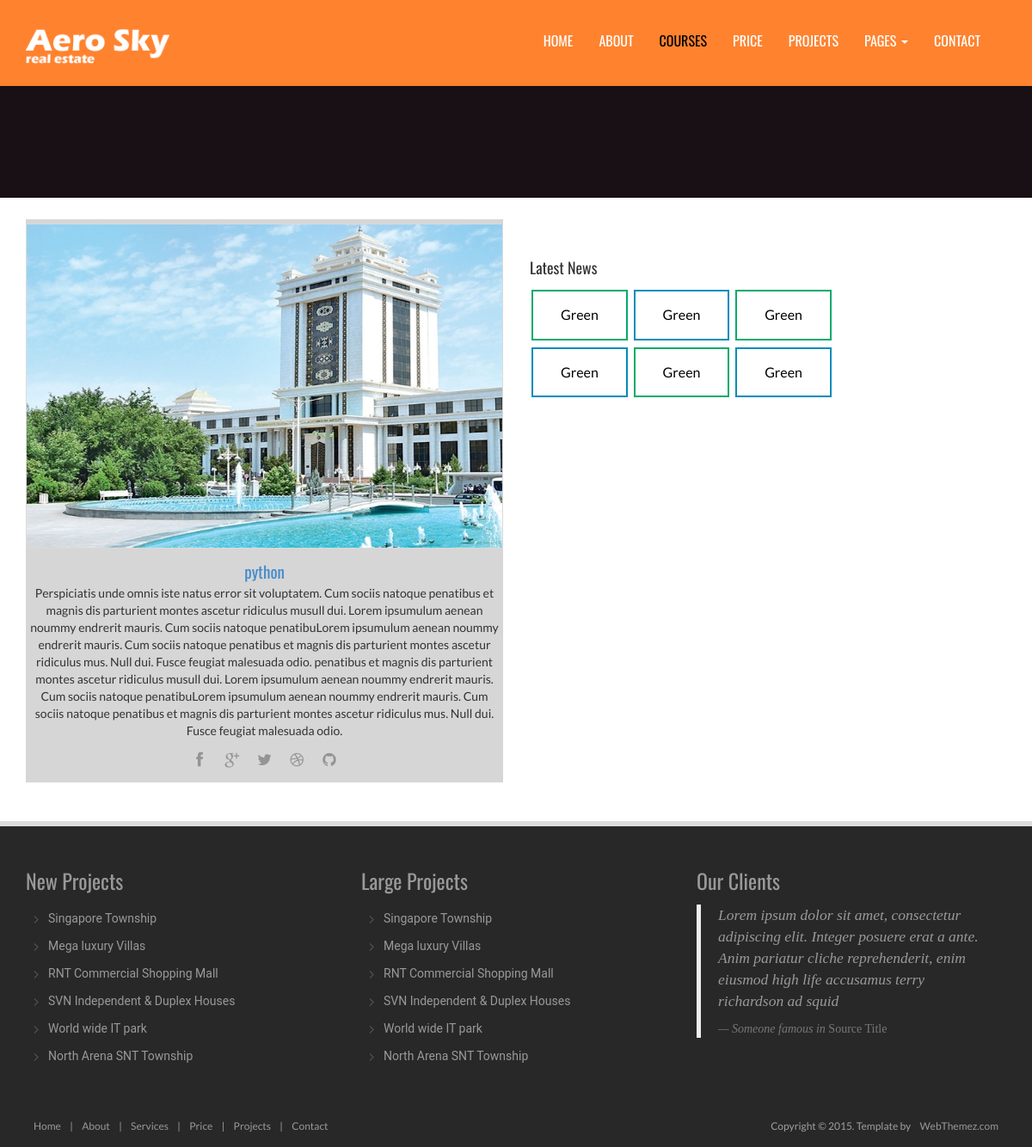
/courses/python/11, run on the app's committed database.
### courses/models.py (models this page shows, shortened)
class Course(models.Model):
    name = models.CharField(max_length=200, unique=True, verbose_name="Kurs ady", help_text="kurs adyny yazyn")
    category = models.ForeignKey(Category, null=True, on_delete=models.DO_NOTHING)
    tags = models.ManyToManyField(Tag, blank=True, null=True)
    description = models.TextField(blank=True, null=True)
    image = models.ImageField(upload_to="courses/%Y/%m/%d/", default="courses/1.jpg")
    date = models.DateTimeField(auto_now=True)
    available = models.BooleanField(default=True)

### courses/views.py (the view)
# urls.py: path('<slug:category_slug>/<int:course_id>',views.course_detail, name='course_detail.html'),
def course_detail(request, category_slug, course_id ):
    course = Course.objects.get(category__slug = category_slug, id = course_id)
    context = {
        'course' : course
    }
    return render(request, 'course.html' , context)

### templates/course.html (shortened to what this page needs)
{% extends 'partials/base.html' %}
{% load static %}
{% block content %}
<header id="head" class="secondary">
    <div class="container">
        <div class="row">
            <div class="col-sm-8">
                <h1>About us</h1>
            </div>
        </div>
    </div>
</header>
<section class="container">
    <div class="row">
        <div class="col-md-6 col-sm-6 col-xs-6">
            <div class="team-member">
                <div class="member-img">
                    <img class="img-responsive" src="{{ course.image.url }}" alt="" ,
                        style=" height: 10cm; width: 100cm;">
                </div>
                <a href="#">
                    <h4>{{course.name}}</h4>
                </a>
                <span class="pos">{{ course.description }}</span>
                <div class="team-socials">
                    <a href="#"><i class="fa fa-facebook"></i></a>
                    <a href="#"><i class="fa fa-google-plus"></i></a>
                    <a href="#"><i class="fa fa-twitter"></i></a>
                    <a href="#"><i class="fa fa-dribbble"></i></a>
                    <a href="#"><i class="fa fa-github"></i></a>
                </div>
            </div>
        </div>
        <aside class="col-sm-4 sidebar sidebar-right">
            <div class="panel">
                <h4>Latest News</h4>
                <button class="button button11">Green</button>
                <button class="button button22">Green</button>
                <button class="button button11">Green</button><br>
                <button class="button button22">Green</button>
                <button class="button button11">Green</button>
                <button class="button button22">Green</button><br>
            </div>
        </aside>
    </div>
</section>
<section class="btm-section secpadding">
    <div class="container">
        <div class="row">
            <div class="col-md-4">
                <div class="title-box clearfix ">
                    <h3 class="title-box_primary">New Projects</h3>
                </div>
                <div class="list styled custom-list">
                    <ul>
                        <li><a title="Snatoque penatibus et magnis dis partu rient montes ascetur ridiculus mus."
                                href="#">Singapore Township</a></li>
                        <li><a title="Fusce feugiat malesuada odio. Morbi nunc odio gravida at cursus nec luctus."
                                href="#">Mega luxury Villas</a></li>
                        <li><a title="Penatibus et magnis dis parturient montes ascetur ridiculus mus." href="#">RNT
                                Commercial Shopping Mall</a></li>
                        <li><a title="Morbi nunc odio gravida at cursus nec luctus a lorem. Maecenas tristique orci."
                                href="#">SVN Independent & Duplex Houses</a></li>
                        <li><a title="Snatoque penatibus et magnis dis partu rient montes ascetur ridiculus mus."
                                href="#">World wide IT park</a></li>
                        <li><a title="Fusce feugiat malesuada odio. Morbi nunc odio gravida at cursus nec luctus."
                                href="#">North Arena SNT Township</a></li>
                    </ul>
                </div>
            </div>
            <div class="col-md-4">
                <div class="title-box clearfix ">
                    <h3 class="title-box_primary">Large Projects</h3>
                </div>
                <div class="list styled custom-list">
                    <ul>
                        <li><a title="Snatoque penatibus et magnis dis partu rient montes ascetur ridiculus mus."
                                href="#">Singapore Township</a></li>
                        <li><a title="Fusce feugiat malesuada odio. Morbi nunc odio gravida at cursus nec luctus."
                                href="#">Mega luxury Villas</a></li>
                        <li><a title="Penatibus et magnis dis parturient montes ascetur ridiculus mus." href="#">RNT
                                Commercial Shopping Mall</a></li>
                        <li><a title="Morbi nunc odio gravida at cursus nec luctus a lorem. Maecenas tristique orci."
                                href="#">SVN Independent & Duplex Houses</a></li>
                        <li><a title="Snatoque penatibus et magnis dis partu rient montes ascetur ridiculus mus."
                                href="#">World wide IT park</a></li>
                        <li><a title="Fusce feugiat malesuada odio. Morbi nunc odio gravida at cursus nec luctus."
                                href="#">North Arena SNT Township</a></li>
                    </ul>
                </div>
            </div>
            <div class="col-md-4">
                <div class="title-box clearfix ">
                    <h3 class="title-box_primary">Our Clients</h3>
                </div>
                <blockquote class="blockquote-1">
                    <p>Lorem ipsum dolor sit amet, consectetur adipiscing elit. Integer posuere erat a ante. Anim
                        pariatur cliche reprehenderit, enim eiusmod high life accusamus terry richardson ad squid</p>
                    <small>Someone famous in <cite title="Source Title">Source Title</cite></small>
                </blockquote>
            </div>
        </div>
    </div>
</section>
{% endblock %}

### pages/static/assets/css/style.css (style rules this page uses)
body { font-family: 'Lato', sans-serif; font-weight: normal; }
.button { border: none; color: white; padding: 16px 32px; text-align: center; text-decoration: none; display: inline-block; font-size: 16px; margin: 4px 2px; transition-duration: 0.4s; cursor: pointer; }
.button11 { background-color: white; color: black; border: 2px solid #04AA6D; }
.button22 { background-color: white; color: black; border: 2px solid #008CBA; }
h1, h2, h3, h4, h5, h6 { font-weight: normal; font-family: 'Oswald', sans-serif; }
h1, .h1, h2, .h2, h3, .h3 { margin-bottom: 15px; }
blockquote { font-style: italic; font-family: Georgia; color: #999; margin: 0px 0 0px; padding: 0px 20px; }
#head { background-size: cover; height: 750px; text-align: center; color: white; font-weight: 300; position: relative; background-position-x: center; }
#head.secondary { height: 100px; min-height: 100px; padding-top: 0px; }
.panel { margin-bottom: 0px; background-color: transparent; border: 1px solid transparent; border-radius: 0px; -webkit-box-shadow: none; box-shadow: none; }
ul, .list.custom-list ul { margin: 0 0 11px; list-style-type: none; padding-left: 10px; }
.list.custom-list ul li { margin: 0; padding: 6px 0 6px 16px; position: relative; background: url(../images/arrow.png) no-repeat 0 -78px; }
.list.custom-list ul li a { font: 14px/1.2em 'Roboto', sans-serif; color: #999999; text-transform: none; display: inline; position: relative; }
img { max-width: 100%; }
.sidebar { padding-top: 36px; }
.sidebar .panel { margin-bottom: 20px; }
.secpadding { padding: 15px 0; }
.btm-section { background: #282828; margin-top: 30px; padding: 30px 0; margin-bottom: -40px; color: #999; border-top: 6px solid #DCDCDC; }
.team-member { padding-top: 5px; margin-bottom: 15px; background-color: #D6D6D6; }
.member-img { overflow: hidden; }
.member-img img { border-radius: 0px; border: 1px solid rgb(218, 218, 218); }
.team-socials { margin: 15px 0; display: block; text-align: center; }
.team-socials i { width: 35px; height: 35px; position: relative; display: inline-block; text-align: center; font-size: 18px; color: #949494; }
.team-member h4 { font-size: 19px; line-height: 32px; padding: 10px 0 0; text-align: center; margin: 0px; }
.team-member .pos { display: block; margin: 0; text-align: center; }
#head.secondary { height: 230px; min-height: 100px; padding-top: 0px; background: #181015 url(../images/bg_header.jpg) 0px -761px no-repeat; background-size: cover; text-align: left; margin-bottom: 25px; }

### data on the page
Course: image (picture), name "python", description "Perspiciatis unde omnis iste natus error sit voluptatem. Cum sociis natoque penatibus et magnis dis parturient montes ascetur ridiculus musull dui. Lorem ipsumulum aenean noummy endrerit mauris. Cum sociis natoque penatibuLorem ipsumulum aenean noummy endrerit mauris. Cum sociis natoque penatibus et magnis dis parturient montes ascetur ridiculus mus. Null dui. Fusce feugiat malesuada odio. penatibus et magnis dis parturient montes ascetur ridiculus musull dui. Lorem ipsumulum aenean noummy endrerit mauris. Cum sociis natoque penatibuLorem ipsumulum aenean noummy endrerit mauris. Cum sociis natoque penatibus et magnis dis parturient montes ascetur ridiculus mus. Null dui. Fusce feugiat…"
